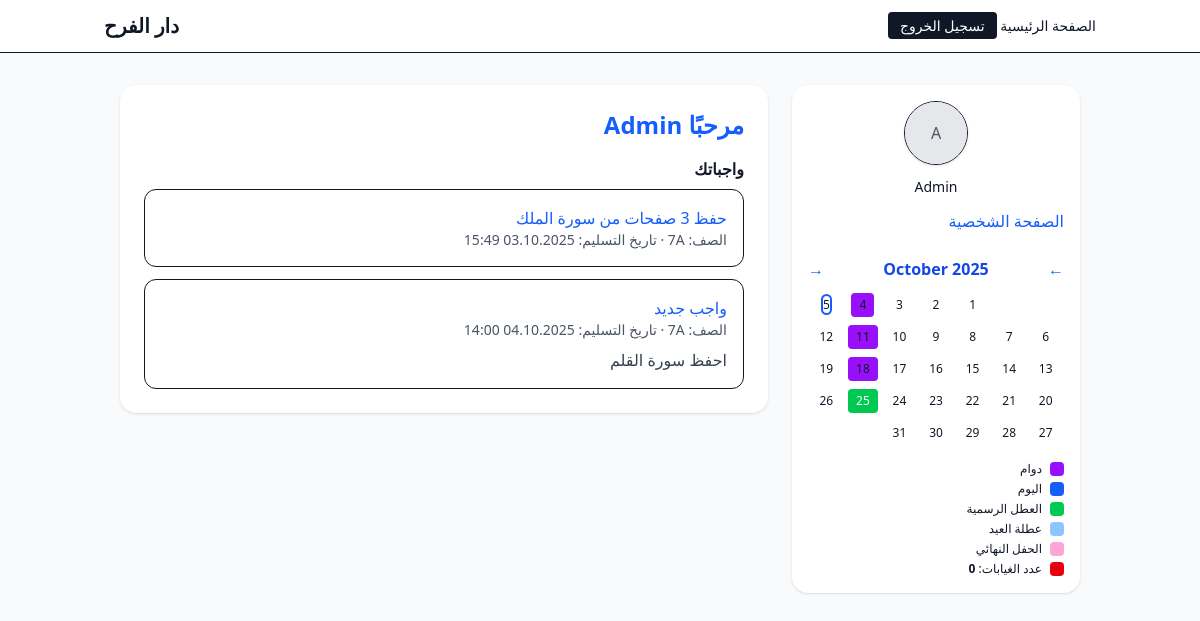
The app's page / (signed in) with its own data.
### core/models.py (models this page shows, shortened)
class Assignment(models.Model):
    classroom = models.ForeignKey(ClassRoom, on_delete=models.CASCADE, related_name="assignments")
    title = models.CharField(max_length=200)
    description = models.TextField(blank=True)
    due_at = models.DateTimeField()
    created_by = models.ForeignKey(User, on_delete=models.CASCADE, related_name="assignments_created")
    created_at = models.DateTimeField(auto_now_add=True)

### core/views.py (the view)
# urls.py: 2. Add a URL to urlpatterns:  path('', views.home, name='home')
def home(request):
    assignments = []
    today = dt.date.today()
    try:
        y = int(request.GET.get("y", today.year))
        m = int(request.GET.get("m", today.month))
    except (TypeError, ValueError):
        y, m = today.year, today.month
    if m < 1:
        y, m = y - 1, 12
    elif m > 12:
        y, m = y + 1, 1
    if request.user.is_authenticated:
        teacher_classes = request.user.classes_as_teacher.all()
        student_classes = request.user.classes_as_student.all()
        if teacher_classes.exists():
            assignments = Assignment.objects.filter(
                classroom__in=teacher_classes
            ).select_related("classroom").order_by("-created_at")[:20]
        elif student_classes.exists():
            assignments = Assignment.objects.filter(
                classroom__in=student_classes
            ).select_related("classroom").order_by("-created_at")[:20]
        else:
            assignments = (Assignment.objects
                           .select_related("classroom")
                           .order_by("-created_at")[:10])
    special_map = {
        d.day: cls
        for d, cls in SPECIAL_DATES.items()
        if d.year == y and d.month == m
    }
    purple_days = {
        d.day for d, cls in SPECIAL_DATES.items()
        if d.year == y and d.month == m and cls == "bg-purple-600"
    }
    absences = set()
    if request.user.is_authenticated:
        month_start = dt.date(y, m, 1)
        next_first = (month_start.replace(day=28) + dt.timedelta(days=4)).replace(day=1)
        absences = {
            a.date.day for a in Absence.objects.filter(
                user=request.user, date__gte=month_start, date__lt=next_first
            )
        }
    absences_count = len(absences)
    (py, pm), (ny, nm) = month_neighbors(y, m)
    weeks = calendar.monthcalendar(y, m)
    absences_total = 0
    if request.user.is_authenticated:
        absences_total = Absence.objects.filter(
            user=request.user,
            date__gte=ACADEMIC_START,
            date__lt=ACADEMIC_END_EXCL,
        ).count()
    ctx = {
        "assignments": assignments,
        "cal_year": y, "cal_month": m, "cal_weeks": weeks,
        "cal_month_name": calendar.month_name[m],
        "cal_prev_y": (dt.date(y, m, 1) - dt.timedelta(days=1)).year,
        "cal_prev_m": (dt.date(y, m, 1) - dt.timedelta(days=1)).month,
        "cal_next_y": ((dt.date(y, m, 28) + dt.timedelta(days=4)).replace(day=1)).year,
        "cal_next_m": ((dt.date(y, m, 28) + dt.timedelta(days=4)).replace(day=1)).month,
        "cal_today": today,
        "special_map": special_map,
        "purple_days": purple_days,
        "absences": absences,
        "absences_total": absences_total,
    }
    return render(request, "core/home.html", ctx)

### core/templatetags/extras.py (called while the page is built)
@register.filter
def dict_get(d, key):
    if not isinstance(d, dict):
        return None
    return d.get(key)

### core/views.py (called while the page is built)
def month_neighbors(year, month):
    first = dt.date(year, month, 1)
    prev_last = first - dt.timedelta(days=1)
    next_first = (first.replace(day=28) + dt.timedelta(days=4)).replace(day=1)
    return (prev_last.year, prev_last.month), (next_first.year, next_first.month)

### templates/core/home.html (shortened to what this page needs)
{% extends "base.html" %}
{% load extras %}
{% block content %}
<div class="mx-auto max-w-6xl px-4">
    <div class="grid gap-6 lg:grid-cols-[minmax(0,1fr)_18rem] items-start">
        <main class="space-y-6">
            <div class="bg-white rounded-2xl shadow p-6" dir="rtl">
                <h2 class="text-2xl font-semibold mb-4 text-blue-600">مرحبًا {{ user.username }}</h2>
                {% if user.is_authenticated %}
                {% if assignments %}
                <h3 class="font-semibold mb-2">واجباتك</h3>
                <ul class="space-y-3">
                    {% for a in assignments %}
                    <li class="p-4 border rounded-xl" dir="rtl">
                        <div class="font-medium">
                            <a class="text-blue-600 hover:underline" href="{% url 'assignment_detail' a.id %}">
                                {{ a.title }}
                            </a>
                        </div>
                        <div class="text-sm text-gray-600">
                            الصف: {{ a.classroom.name }} · تاريخ التسليم: {{ a.due_at|date:"d.m.Y H:i" }}
                        </div>
                        {% if a.description %}<p class="mt-2 text-gray-700">{{ a.description }}</p>{% endif %}
                    </li>
                    {% endfor %}
                </ul>
                {% else %}
                <p class="text-gray-600">لا توجد واجبات (ربما لم يتم تعيينك إلى صف بعد).</p>
                {% endif %}
                {% else %}
                <p class="text-gray-600">2025/2026</p>
                {% endif %}
            </div>
        </main>
        {% if request.user.is_authenticated %}
        <aside class="bg-white rounded-2xl shadow p-4 lg:sticky lg:top-20 max-h-[80vh] overflow-auto w-full" dir="rtl">
            <ul class="space-y-3">
                <li>
                    <form method="post" action="{% url 'profile' %}" enctype="multipart/form-data" class="text-center">
                        <label for="avatarInput"
                            class="block w-16 h-16 mx-auto rounded-full overflow-hidden border shadow cursor-pointer">
                            {% if request.user.profile.avatar %}
                            <img src="{{ request.user.profile.avatar.url }}" class="w-full h-full object-cover"
                                alt="avatar">
                            {% else %}
                            <div class="w-full h-full grid place-items-center bg-gray-200 text-gray-600">
                                {{ request.user.username|first|upper }}
                            </div>
                            {% endif %}
                        </label>
                    </form>
                </li>
                <li>
                    <p class="mt-3 text-center text-sm">{{ request.user.username }}</p>
                </li>
                <li><a href="{% url 'profile' %}" class="text-blue-600 hover:underline">الصفحة الشخصية</a></li>
                <li class="mt-6">
                    <div class="flex justify-between items-center mb-2">
                        <a href="?y={{ cal_prev_y }}&m={{ cal_prev_m }}" class="text-blue-600">&larr;</a>
                        <span class="font-semibold text-blue-700">{{ cal_month_name }} {{ cal_year }}</span>
                        <a href="?y={{ cal_next_y }}&m={{ cal_next_m }}" class="text-blue-600">&rarr;</a>
                    </div>
                    <table class="w-full text-center text-xs">
                        <tbody>
                            {% for week in cal_weeks %}
                            <tr>
                                {% for day in week %}
                                {% if day == 0 %}
                                <td class="py-1"></td>
                                {% else %}
                                <td class="py-1">
                                    <button type="button" class="cal-day px-2 py-1 rounded
                     {% if day in absences %} bg-red-600 text-white is-absent
                     {% elif special_map|dict_get:day %} {{ special_map|dict_get:day }}
                     {% endif %}
                     {% if day in purple_days and day not in absences %} is-purple{% endif %}"
                                        data-date="{{ cal_year }}-{{ cal_month|stringformat:'02d' }}-{{ day|stringformat:'02d' }}"
                                        {% if day not in purple_days or day in absences %}disabled{% endif %}>
                                        <span
                                            class="{% if day == cal_today.day and cal_month == cal_today.month and cal_year == cal_today.year %} ring-2 ring-blue-600 rounded {% endif %}">
                                            {{ day }}
                                        </span>
                                    </button>
                                </td>
                                {% endif %}
                                {% endfor %}
                            </tr>
                            {% endfor %}
                        </tbody>
                    </table>
                    <div class="mt-3 space-y-1 text-xs" dir="rtl">
                        <div class="flex items-center gap-2">
                            <span class="inline-block w-3.5 h-3.5 rounded bg-purple-600"></span>
                            <span>دوام</span>
                        </div>
                        <div class="flex items-center gap-2">
                            <span class="inline-block w-3.5 h-3.5 rounded bg-blue-600"></span>
                            <span>اليوم</span>
                        </div>
                        <div class="flex items-center gap-2">
                            <span class="inline-block w-3.5 h-3.5 rounded bg-green-500"></span>
                            <span>العطل الرسمية</span>
                        </div>
                        <div class="flex items-center gap-2">
                            <span class="inline-block w-3.5 h-3.5 rounded bg-blue-300 text-gray-900"></span>
                            <span>عطلة العيد</span>
                        </div>
                        <div class="flex items-center gap-2">
                            <span class="inline-block w-3.5 h-3.5 rounded bg-pink-300 text-gray-900"></span>
                            <span>الحفل النهائي</span>
                        </div>
                        <div class="flex items-center gap-2">
                            <span class="inline-block w-3.5 h-3.5 rounded bg-red-600"></span>
                            <span>عدد الغيابات: <b id="absencesCount">{{ absences_total }}</b></span>
                        </div>
                    </div>
                </li>
            </ul>
        </aside>
        {% endif %}
    </div>
</div>
{% endblock %}

### records on screen
Assignment: title "حفظ 3 صفحات من سورة الملك", due_at "03.10.2025 15:49"
Assignment: title "واجب جديد", due_at "04.10.2025 14:00", description "احفظ سورة القلم"

### other values on screen
{{ user.username }} "Admin"
{{ request.user.username|first|upper }} "A"
{{ request.user.username }} "Admin"
{{ cal_month_name }} "October"
{{ cal_year }} "2025"
{{ day }} "1" "2" "3" "4" "5" "6" "7" "8" "9" "10" "11" "12" "13" "14" "15" "16" "17" "18" "19" "20" "21" "22" "23" "24" "25" "26" "27" "28" "29" "30" "31"
{{ absences_total }} "0"
